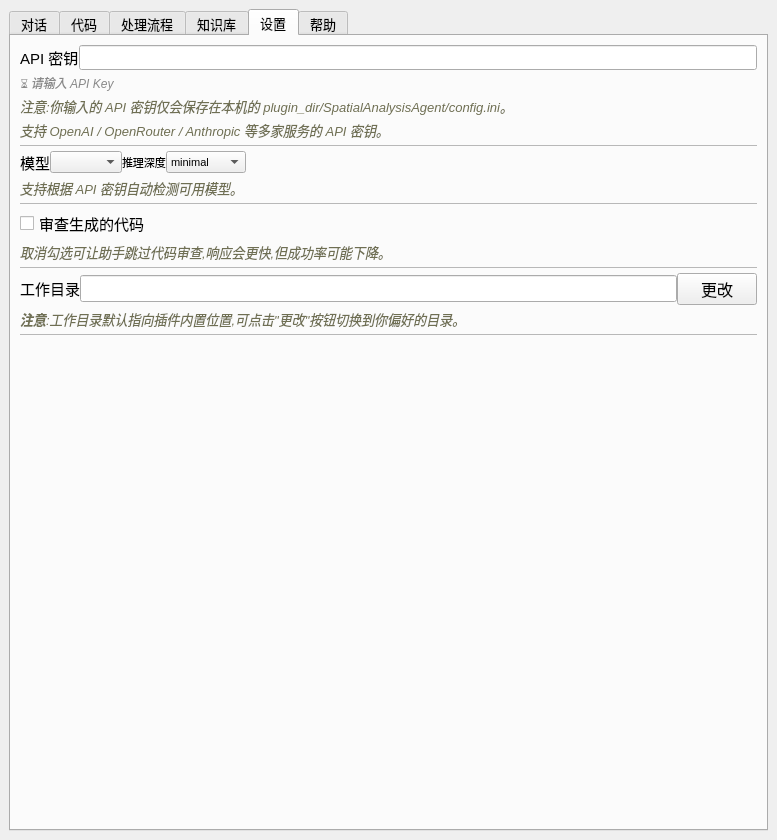
<?xml version="1.0" encoding="UTF-8"?>
<ui version="4.0">
 <class>SpatialAnalysisAgentDockWidgetBase</class>
 <widget class="QDockWidget" name="SpatialAnalysisAgentDockWidgetBase">
  <property name="geometry">
   <rect>
    <x>0</x>
    <y>0</y>
    <width>777</width>
    <height>840</height>
   </rect>
  </property>
  <property name="sizePolicy">
   <sizepolicy hsizetype="Expanding" vsizetype="Expanding">
    <horstretch>0</horstretch>
    <verstretch>0</verstretch>
   </sizepolicy>
  </property>
  <property name="minimumSize">
   <size>
    <width>600</width>
    <height>39</height>
   </size>
  </property>
  <property name="maximumSize">
   <size>
    <width>524287</width>
    <height>524287</height>
   </size>
  </property>
  <property name="windowTitle">
   <string>自主 GIS 空间分析助手</string>
  </property>
  <widget class="QWidget" name="dockWidgetContents">
   <property name="sizePolicy">
    <sizepolicy hsizetype="Expanding" vsizetype="Expanding">
     <horstretch>0</horstretch>
     <verstretch>0</verstretch>
    </sizepolicy>
   </property>
   <property name="minimumSize">
    <size>
     <width>350</width>
     <height>10</height>
    </size>
   </property>
   <layout class="QGridLayout" name="gridLayout_11">
    <item row="0" column="0">
     <widget class="QTabWidget" name="tabWidget">
      <property name="minimumSize">
       <size>
        <width>0</width>
        <height>0</height>
       </size>
      </property>
      <property name="maximumSize">
       <size>
        <width>16777215</width>
        <height>16777215</height>
       </size>
      </property>
      <property name="font">
       <font>
        <pointsize>10</pointsize>
       </font>
      </property>
      <property name="currentIndex">
       <number>4</number>
      </property>
      <widget class="QWidget" name="tab">
       <property name="font">
        <font>
         <pointsize>12</pointsize>
        </font>
       </property>
       <attribute name="title">
        <string>对话</string>
       </attribute>
       <layout class="QGridLayout" name="gridLayout">
        <item row="2" column="0" rowspan="2">
         <layout class="QHBoxLayout" name="horizontalLayout_6">
          <item>
           <widget class="QPlainTextEdit" name="data_pathLineEdit">
            <property name="sizePolicy">
             <sizepolicy hsizetype="Expanding" vsizetype="Fixed">
              <horstretch>0</horstretch>
              <verstretch>0</verstretch>
             </sizepolicy>
            </property>
            <property name="minimumSize">
             <size>
              <width>0</width>
              <height>60</height>
             </size>
            </property>
            <property name="maximumSize">
             <size>
              <width>16777215</width>
              <height>80</height>
             </size>
            </property>
            <property name="font">
             <font>
              <pointsize>10</pointsize>
             </font>
            </property>
            <property name="placeholderText">
             <string>在 QGIS 图层面板勾选一个或多个图层即可纳入分析。</string>
            </property>
           </widget>
          </item>
         </layout>
        </item>
        <item row="0" column="0">
         <layout class="QVBoxLayout" name="verticalLayout">
          <item>
           <widget class="QPlainTextEdit" name="output_text_edit">
            <property name="minimumSize">
             <size>
              <width>0</width>
              <height>0</height>
             </size>
            </property>
            <property name="font">
             <font>
              <family>Microsoft YaHei UI</family>
              <pointsize>10</pointsize>
             </font>
            </property>
            <property name="mouseTracking">
             <bool>true</bool>
            </property>
           </widget>
          </item>
          <item>
           <widget class="QTextBrowser" name="chatgpt_ans_textBrowser">
            <property name="maximumSize">
             <size>
              <width>16777215</width>
              <height>250</height>
             </size>
            </property>
            <property name="font">
             <font>
              <family>Microsoft YaHei UI</family>
              <pointsize>11</pointsize>
              <weight>50</weight>
              <bold>false</bold>
             </font>
            </property>
            <property name="mouseTracking">
             <bool>false</bool>
            </property>
            <property name="focusPolicy">
             <enum>Qt::StrongFocus</enum>
            </property>
            <property name="textInteractionFlags">
             <set>Qt::LinksAccessibleByKeyboard|Qt::LinksAccessibleByMouse|Qt::TextBrowserInteraction|Qt::TextSelectableByKeyboard|Qt::TextSelectableByMouse</set>
            </property>
            <property name="openExternalLinks">
             <bool>true</bool>
            </property>
            <property name="openLinks">
             <bool>true</bool>
            </property>
           </widget>
          </item>
          <item>
           <widget class="QPlainTextEdit" name="task_LineEdit">
            <property name="minimumSize">
             <size>
              <width>0</width>
              <height>120</height>
             </size>
            </property>
            <property name="maximumSize">
             <size>
              <width>16777215</width>
              <height>140</height>
             </size>
            </property>
            <property name="font">
             <font>
              <family>Microsoft YaHei UI</family>
              <pointsize>11</pointsize>
              <weight>75</weight>
              <bold>true</bold>
             </font>
            </property>
            <property name="placeholderText">
             <string>在此输入你的请求...</string>
            </property>
           </widget>
          </item>
         </layout>
        </item>
        <item row="4" column="0">
         <layout class="QHBoxLayout" name="horizontalLayout">
          <item>
           <widget class="QPushButton" name="run_button">
            <property name="sizePolicy">
             <sizepolicy hsizetype="Expanding" vsizetype="Fixed">
              <horstretch>3</horstretch>
              <verstretch>0</verstretch>
             </sizepolicy>
            </property>
            <property name="minimumSize">
             <size>
              <width>140</width>
              <height>34</height>
             </size>
            </property>
            <property name="font">
             <font>
              <pointsize>11</pointsize>
              <weight>75</weight>
              <bold>true</bold>
             </font>
            </property>
            <property name="text">
             <string>发送请求</string>
            </property>
            <property name="default">
             <bool>false</bool>
            </property>
           </widget>
          </item>
          <item>
           <widget class="QPushButton" name="interrupt_button">
            <property name="sizePolicy">
             <sizepolicy hsizetype="Expanding" vsizetype="Fixed">
              <horstretch>1</horstretch>
              <verstretch>0</verstretch>
             </sizepolicy>
            </property>
            <property name="minimumSize">
             <size>
              <width>80</width>
              <height>34</height>
             </size>
            </property>
            <property name="font">
             <font>
              <pointsize>10</pointsize>
              <weight>50</weight>
              <bold>false</bold>
             </font>
            </property>
            <property name="text">
             <string>中断</string>
            </property>
           </widget>
          </item>
          <item>
           <widget class="QPushButton" name="clear_textboxesBtn">
            <property name="sizePolicy">
             <sizepolicy hsizetype="Expanding" vsizetype="Fixed">
              <horstretch>1</horstretch>
              <verstretch>0</verstretch>
             </sizepolicy>
            </property>
            <property name="minimumSize">
             <size>
              <width>70</width>
              <height>34</height>
             </size>
            </property>
            <property name="font">
             <font>
              <pointsize>10</pointsize>
             </font>
            </property>
            <property name="text">
             <string>清空</string>
            </property>
           </widget>
          </item>
         </layout>
        </item>
       </layout>
      </widget>
      <widget class="QWidget" name="Code_Editor">
       <attribute name="title">
        <string>代码</string>
       </attribute>
       <layout class="QGridLayout" name="gridLayout_3">
        <item row="0" column="0">
         <layout class="QHBoxLayout" name="horizontalLayout_2">
          <item>
           <widget class="QPushButton" name="Run_Generated_code">
            <property name="font">
             <font>
              <pointsize>9</pointsize>
             </font>
            </property>
            <property name="text">
             <string>运行代码</string>
            </property>
           </widget>
          </item>
          <item>
           <widget class="QPushButton" name="save_code_button">
            <property name="font">
             <font>
              <pointsize>9</pointsize>
             </font>
            </property>
            <property name="text">
             <string>另存为 Python 文件</string>
            </property>
           </widget>
          </item>
          <item>
           <widget class="QPushButton" name="open_code_button">
            <property name="font">
             <font>
              <pointsize>9</pointsize>
             </font>
            </property>
            <property name="text">
             <string>打开文件</string>
            </property>
           </widget>
          </item>
          <item>
           <spacer name="horizontalSpacer_3">
            <property name="orientation">
             <enum>Qt::Horizontal</enum>
            </property>
            <property name="sizeHint" stdset="0">
             <size>
              <width>40</width>
              <height>20</height>
             </size>
            </property>
           </spacer>
          </item>
         </layout>
        </item>
        <item row="1" column="0">
         <widget class="QPlainTextEdit" name="CodeEditor">
          <property name="font">
           <font>
            <pointsize>11</pointsize>
           </font>
          </property>
          <property name="frameShape">
           <enum>QFrame::WinPanel</enum>
          </property>
          <property name="frameShadow">
           <enum>QFrame::Sunken</enum>
          </property>
          <property name="lineWidth">
           <number>3</number>
          </property>
         </widget>
        </item>
        <item row="2" column="0">
         <layout class="QVBoxLayout" name="verticalLayout_3">
          <item>
           <widget class="QTabWidget" name="tabWidget_2">
            <property name="sizePolicy">
             <sizepolicy hsizetype="Expanding" vsizetype="Fixed">
              <horstretch>0</horstretch>
              <verstretch>0</verstretch>
             </sizepolicy>
            </property>
            <property name="font">
             <font>
              <pointsize>9</pointsize>
             </font>
            </property>
            <property name="currentIndex">
             <number>0</number>
            </property>
            <widget class="QWidget" name="tab_5">
             <property name="font">
              <font>
               <pointsize>9</pointsize>
              </font>
             </property>
             <attribute name="title">
              <string>输出窗口</string>
             </attribute>
             <layout class="QGridLayout" name="gridLayout_10">
              <item row="0" column="0">
               <widget class="QPlainTextEdit" name="execution_output_text_edit">
                <property name="sizePolicy">
                 <sizepolicy hsizetype="Expanding" vsizetype="Fixed">
                  <horstretch>0</horstretch>
                  <verstretch>0</verstretch>
                 </sizepolicy>
                </property>
                <property name="font">
                 <font>
                  <pointsize>11</pointsize>
                 </font>
                </property>
                <property name="frameShape">
                 <enum>QFrame::WinPanel</enum>
                </property>
                <property name="lineWidth">
                 <number>3</number>
                </property>
                <property name="plainText">
                 <string/>
                </property>
               </widget>
              </item>
             </layout>
            </widget>
           </widget>
          </item>
          <item>
           <layout class="QHBoxLayout" name="horizontalLayout_5">
            <item>
             <widget class="QPushButton" name="clear_code_editorBtn">
              <property name="maximumSize">
               <size>
                <width>80</width>
                <height>35</height>
               </size>
              </property>
              <property name="font">
               <font>
                <pointsize>9</pointsize>
               </font>
              </property>
              <property name="text">
               <string>Clear</string>
              </property>
             </widget>
            </item>
            <item>
             <spacer name="horizontalSpacer_2">
              <property name="orientation">
               <enum>Qt::Horizontal</enum>
              </property>
              <property name="sizeHint" stdset="0">
               <size>
                <width>40</width>
                <height>20</height>
               </size>
              </property>
             </spacer>
            </item>
           </layout>
          </item>
         </layout>
        </item>
       </layout>
      </widget>
      <widget class="QWidget" name="tab_2">
       <property name="font">
        <font>
         <family>Microsoft YaHei UI</family>
         <pointsize>12</pointsize>
        </font>
       </property>
       <attribute name="title">
        <string>处理流程</string>
       </attribute>
       <layout class="QGridLayout" name="gridLayout_2">
        <item row="0" column="0">
         <layout class="QGridLayout" name="gridLayout_5">
          <item row="0" column="0">
           <widget class="QWidget" name="graph_widget" native="true">
            <property name="maximumSize">
             <size>
              <width>16777215</width>
              <height>800</height>
             </size>
            </property>
           </widget>
          </item>
         </layout>
        </item>
       </layout>
      </widget>
      <widget class="QWidget" name="tab_4">
       <property name="font">
        <font>
         <family>Microsoft YaHei UI</family>
         <pointsize>12</pointsize>
        </font>
       </property>
       <attribute name="title">
        <string>知识库</string>
       </attribute>
       <layout class="QGridLayout" name="gridLayout_6">
        <item row="0" column="0">
         <layout class="QGridLayout" name="gridLayout_4">
          <item row="0" column="0">
           <widget class="QWidget" name="report_widget" native="true"/>
          </item>
         </layout>
        </item>
       </layout>
      </widget>
      <widget class="QWidget" name="Settings">
       <property name="font">
        <font>
         <family>Microsoft YaHei UI</family>
         <pointsize>12</pointsize>
        </font>
       </property>
       <attribute name="title">
        <string>设置</string>
       </attribute>
       <layout class="QGridLayout" name="gridLayout_9">
        <property name="verticalSpacing">
         <number>4</number>
        </property>
        <property name="horizontalSpacing">
         <number>6</number>
        </property>
        <item row="10" column="0">
         <widget class="QLabel" name="label_7">
          <property name="font">
           <font>
            <family>Microsoft YaHei UI</family>
            <pointsize>10</pointsize>
           </font>
          </property>
          <property name="text">
           <string>&lt;html&gt;&lt;head/&gt;&lt;body&gt;&lt;p&gt;&lt;span style=&quot; font-style:italic; color:#6f6f53;&quot;&gt;取消勾选可让助手跳过代码审查,响应会更快,但成功率可能下降。&lt;/span&gt;&lt;/p&gt;&lt;/body&gt;&lt;/html&gt;</string>
          </property>
          <property name="wordWrap">
           <bool>true</bool>
          </property>
         </widget>
        </item>
        <item row="11" column="0">
         <widget class="Line" name="line_3">
          <property name="font">
           <font>
            <family>Microsoft YaHei UI</family>
            <pointsize>12</pointsize>
            <weight>75</weight>
            <bold>true</bold>
           </font>
          </property>
          <property name="lineWidth">
           <number>0</number>
          </property>
          <property name="midLineWidth">
           <number>1</number>
          </property>
          <property name="orientation">
           <enum>Qt::Horizontal</enum>
          </property>
         </widget>
        </item>
        <item row="2" column="0">
         <widget class="QLabel" name="label_4">
          <property name="sizePolicy">
           <sizepolicy hsizetype="Preferred" vsizetype="Preferred">
            <horstretch>0</horstretch>
            <verstretch>0</verstretch>
           </sizepolicy>
          </property>
          <property name="minimumSize">
           <size>
            <width>0</width>
            <height>2</height>
           </size>
          </property>
          <property name="font">
           <font>
            <family>Microsoft YaHei UI</family>
            <pointsize>10</pointsize>
           </font>
          </property>
          <property name="text">
           <string>&lt;html&gt;&lt;head/&gt;&lt;body&gt;&lt;p&gt;&lt;span style=&quot; font-style:italic; color:#6f6f53;&quot;&gt;注意:你输入的 API 密钥仅会保存在本机的 plugin_dir/SpatialAnalysisAgent/config.ini。&lt;/span&gt;&lt;/p&gt;&lt;/body&gt;&lt;/html&gt;</string>
          </property>
          <property name="wordWrap">
           <bool>true</bool>
          </property>
         </widget>
        </item>
        <item row="13" column="0">
         <widget class="QLabel" name="label">
          <property name="font">
           <font>
            <family>Microsoft YaHei UI</family>
            <pointsize>10</pointsize>
           </font>
          </property>
          <property name="text">
           <string>&lt;html&gt;&lt;head/&gt;&lt;body&gt;&lt;p&gt;&lt;span style=&quot; font-weight:600; font-style:italic; color:#6f6f53;&quot;&gt;注意&lt;/span&gt;&lt;span style=&quot; font-style:italic; color:#6f6f53;&quot;&gt;:工作目录默认指向插件内置位置,可点击&amp;quot;更改&amp;quot;按钮切换到你偏好的目录。&lt;/span&gt;&lt;/p&gt;&lt;/body&gt;&lt;/html&gt;</string>
          </property>
          <property name="wordWrap">
           <bool>true</bool>
          </property>
         </widget>
        </item>
        <item row="9" column="0">
         <widget class="QCheckBox" name="review_checkbox">
          <property name="font">
           <font>
            <family>Microsoft YaHei UI</family>
            <pointsize>11</pointsize>
           </font>
          </property>
          <property name="text">
           <string>审查生成的代码</string>
          </property>
          <property name="checked">
           <bool>false</bool>
          </property>
         </widget>
        </item>
        <item row="8" column="0">
         <widget class="Line" name="line">
          <property name="font">
           <font>
            <family>Microsoft YaHei UI</family>
            <pointsize>12</pointsize>
            <weight>75</weight>
            <bold>true</bold>
           </font>
          </property>
          <property name="lineWidth">
           <number>0</number>
          </property>
          <property name="midLineWidth">
           <number>1</number>
          </property>
          <property name="orientation">
           <enum>Qt::Horizontal</enum>
          </property>
         </widget>
        </item>
        <item row="7" column="0">
         <widget class="QLabel" name="label_8">
          <property name="font">
           <font>
            <family>Microsoft YaHei UI</family>
            <pointsize>10</pointsize>
           </font>
          </property>
          <property name="text">
           <string>&lt;html&gt;&lt;head/&gt;&lt;body&gt;&lt;p&gt;&lt;span style=&quot; font-style:italic; color:#6f6f53;&quot;&gt;支持根据 API 密钥自动检测可用模型。&lt;/span&gt;&lt;/p&gt;&lt;/body&gt;&lt;/html&gt;</string>
          </property>
          <property name="wordWrap">
           <bool>true</bool>
          </property>
          <property name="openExternalLinks">
           <bool>true</bool>
          </property>
         </widget>
        </item>
        <item row="5" column="0">
         <layout class="QHBoxLayout" name="horizontalLayout_8">
          <item>
           <layout class="QHBoxLayout" name="horizontalLayout_7">
            <item>
             <widget class="QLabel" name="label_2">
              <property name="sizePolicy">
               <sizepolicy hsizetype="Preferred" vsizetype="Preferred">
                <horstretch>0</horstretch>
                <verstretch>0</verstretch>
               </sizepolicy>
              </property>
              <property name="maximumSize">
               <size>
                <width>16777215</width>
                <height>16777215</height>
               </size>
              </property>
              <property name="font">
               <font>
                <family>Microsoft YaHei UI</family>
                <pointsize>11</pointsize>
               </font>
              </property>
              <property name="inputMethodHints">
               <set>Qt::ImhNone</set>
              </property>
              <property name="text">
               <string>&lt;html&gt;&lt;head/&gt;&lt;body&gt;&lt;p&gt;模型&lt;/p&gt;&lt;/body&gt;&lt;/html&gt;</string>
              </property>
              <property name="wordWrap">
               <bool>true</bool>
              </property>
             </widget>
            </item>
            <item>
             <widget class="QComboBox" name="modelNameComboBox">
              <property name="sizePolicy">
               <sizepolicy hsizetype="Preferred" vsizetype="Fixed">
                <horstretch>0</horstretch>
                <verstretch>0</verstretch>
               </sizepolicy>
              </property>
              <property name="maximumSize">
               <size>
                <width>16777215</width>
                <height>16777215</height>
               </size>
              </property>
              <property name="font">
               <font>
                <family>Microsoft YaHei UI</family>
                <pointsize>8</pointsize>
               </font>
              </property>
             </widget>
            </item>
           </layout>
          </item>
          <item>
           <widget class="QLabel" name="reasoningEffortLabel">
            <property name="sizePolicy">
             <sizepolicy hsizetype="Fixed" vsizetype="Preferred">
              <horstretch>0</horstretch>
              <verstretch>0</verstretch>
             </sizepolicy>
            </property>
            <property name="font">
             <font>
              <family>Microsoft YaHei UI</family>
              <pointsize>8</pointsize>
             </font>
            </property>
            <property name="text">
             <string>&lt;html&gt;&lt;head/&gt;&lt;body&gt;&lt;p&gt;推理深度&lt;/p&gt;&lt;/body&gt;&lt;/html&gt;</string>
            </property>
            <property name="wordWrap">
             <bool>true</bool>
            </property>
           </widget>
          </item>
          <item>
           <widget class="QComboBox" name="reasoningEffortComboBox">
            <property name="sizePolicy">
             <sizepolicy hsizetype="Preferred" vsizetype="Fixed">
              <horstretch>0</horstretch>
              <verstretch>0</verstretch>
             </sizepolicy>
            </property>
            <property name="minimumSize">
             <size>
              <width>80</width>
              <height>0</height>
             </size>
            </property>
            <property name="maximumSize">
             <size>
              <width>16777215</width>
              <height>16777215</height>
             </size>
            </property>
            <property name="font">
             <font>
              <family>Microsoft YaHei UI</family>
              <pointsize>8</pointsize>
             </font>
            </property>
            <item>
             <property name="text">
              <string>minimal</string>
             </property>
            </item>
            <item>
             <property name="text">
              <string>low</string>
             </property>
            </item>
            <item>
             <property name="text">
              <string>medium</string>
             </property>
            </item>
            <item>
             <property name="text">
              <string>high</string>
             </property>
            </item>
           </widget>
          </item>
          <item>
           <spacer name="horizontalSpacer_4">
            <property name="orientation">
             <enum>Qt::Horizontal</enum>
            </property>
            <property name="sizeHint" stdset="0">
             <size>
              <width>40</width>
              <height>20</height>
             </size>
            </property>
           </spacer>
          </item>
         </layout>
        </item>
        <item row="4" column="0">
         <widget class="Line" name="line_2">
          <property name="font">
           <font>
            <family>Microsoft YaHei UI</family>
            <pointsize>12</pointsize>
            <weight>75</weight>
            <bold>true</bold>
           </font>
          </property>
          <property name="lineWidth">
           <number>0</number>
          </property>
          <property name="midLineWidth">
           <number>1</number>
          </property>
          <property name="orientation">
           <enum>Qt::Horizontal</enum>
          </property>
         </widget>
        </item>
        <item row="0" column="0">
         <layout class="QHBoxLayout" name="horizontalLayout_3">
          <item>
           <widget class="QLabel" name="label_3">
            <property name="sizePolicy">
             <sizepolicy hsizetype="Fixed" vsizetype="Preferred">
              <horstretch>0</horstretch>
              <verstretch>0</verstretch>
             </sizepolicy>
            </property>
            <property name="maximumSize">
             <size>
              <width>16777215</width>
              <height>30</height>
             </size>
            </property>
            <property name="font">
             <font>
              <family>Microsoft YaHei UI</family>
              <pointsize>11</pointsize>
              <weight>75</weight>
              <bold>true</bold>
             </font>
            </property>
            <property name="text">
             <string>&lt;html&gt;&lt;head/&gt;&lt;body&gt;&lt;p&gt;&lt;span style=&quot; font-weight:400;&quot;&gt;API 密钥&lt;/span&gt;&lt;/p&gt;&lt;/body&gt;&lt;/html&gt;</string>
            </property>
           </widget>
          </item>
          <item>
           <widget class="QgsPasswordLineEdit" name="OpenAI_key_LineEdit">
            <property name="maximumSize">
             <size>
              <width>16777215</width>
              <height>25</height>
             </size>
            </property>
           </widget>
          </item>
         </layout>
        </item>
        <item row="1" column="0">
         <widget class="QLabel" name="provider_status_label">
          <property name="font">
           <font>
            <family>Microsoft YaHei UI</family>
            <pointsize>9</pointsize>
           </font>
          </property>
          <property name="text">
           <string>&lt;html&gt;&lt;head/&gt;&lt;body&gt;&lt;p&gt;&lt;span style=&quot; font-style:italic; color:#888888;&quot;&gt;⏳ 请输入 API Key&lt;/span&gt;&lt;/p&gt;&lt;/body&gt;&lt;/html&gt;</string>
          </property>
          <property name="wordWrap">
           <bool>true</bool>
          </property>
         </widget>
        </item>
        <item row="12" column="0">
         <layout class="QHBoxLayout" name="horizontalLayout_4">
          <item>
           <widget class="QLabel" name="label_5">
            <property name="sizePolicy">
             <sizepolicy hsizetype="Fixed" vsizetype="Fixed">
              <horstretch>0</horstretch>
              <verstretch>0</verstretch>
             </sizepolicy>
            </property>
            <property name="maximumSize">
             <size>
              <width>16777215</width>
              <height>16777215</height>
             </size>
            </property>
            <property name="font">
             <font>
              <family>Microsoft YaHei UI</family>
              <pointsize>11</pointsize>
             </font>
            </property>
            <property name="inputMethodHints">
             <set>Qt::ImhNone</set>
            </property>
            <property name="text">
             <string>&lt;html&gt;&lt;head/&gt;&lt;body&gt;&lt;p&gt;工作目录&lt;/p&gt;&lt;/body&gt;&lt;/html&gt;</string>
            </property>
            <property name="wordWrap">
             <bool>true</bool>
            </property>
           </widget>
          </item>
          <item>
           <widget class="QLineEdit" name="workspace_directoryLineEdit2">
            <property name="sizePolicy">
             <sizepolicy hsizetype="Expanding" vsizetype="Fixed">
              <horstretch>0</horstretch>
              <verstretch>0</verstretch>
             </sizepolicy>
            </property>
           </widget>
          </item>
          <item>
           <widget class="QPushButton" name="select_workspace_Btn">
            <property name="maximumSize">
             <size>
              <width>16777215</width>
              <height>16777215</height>
             </size>
            </property>
            <property name="text">
             <string>更改</string>
            </property>
           </widget>
          </item>
         </layout>
        </item>
        <item row="3" column="0">
         <widget class="QLabel" name="label_10">
          <property name="font">
           <font>
            <family>Microsoft YaHei UI</family>
            <pointsize>10</pointsize>
           </font>
          </property>
          <property name="text">
           <string>&lt;html&gt;&lt;head/&gt;&lt;body&gt;&lt;p&gt;&lt;span style=&quot; font-style:italic; color:#6f6f53;&quot;&gt;支持 OpenAI / OpenRouter / Anthropic 等多家服务的 API 密钥。&lt;/span&gt;&lt;/p&gt;&lt;/body&gt;&lt;/html&gt;</string>
          </property>
          <property name="wordWrap">
           <bool>true</bool>
          </property>
          <property name="openExternalLinks">
           <bool>true</bool>
          </property>
         </widget>
        </item>
        <item row="14" column="0">
         <widget class="Line" name="line_4">
          <property name="autoFillBackground">
           <bool>false</bool>
          </property>
          <property name="frameShadow">
           <enum>QFrame::Sunken</enum>
          </property>
          <property name="lineWidth">
           <number>0</number>
          </property>
          <property name="midLineWidth">
           <number>1</number>
          </property>
          <property name="orientation">
           <enum>Qt::Horizontal</enum>
          </property>
         </widget>
        </item>
        <item row="20" column="0">
         <spacer name="settingsBottomSpacer">
          <property name="orientation">
           <enum>Qt::Vertical</enum>
          </property>
          <property name="sizeHint" stdset="0">
           <size>
            <width>20</width>
            <height>40</height>
           </size>
          </property>
         </spacer>
        </item>
       </layout>
      </widget>
      <widget class="QWidget" name="tab_3">
       <property name="font">
        <font>
         <family>Microsoft YaHei UI</family>
         <pointsize>12</pointsize>
        </font>
       </property>
       <attribute name="title">
        <string>帮助</string>
       </attribute>
       <layout class="QGridLayout" name="gridLayout_8">
        <item row="0" column="0">
         <layout class="QGridLayout" name="gridLayout_7">
          <item row="0" column="0">
           <widget class="QTextBrowser" name="textBrowser_2">
            <property name="html">
             <string>&lt;html&gt;&lt;body style=&quot; font-family:'Microsoft YaHei UI'; font-size:11pt; color:#3D3929;&quot;&gt;

&lt;h2 style=&quot;color:#3D3929; margin-bottom:6px;&quot;&gt;Spatial Analysis Agent 使用说明&lt;/h2&gt;
&lt;p style=&quot;color:#6B6759; margin-top:0px;&quot;&gt;基于大模型的 QGIS 空间分析助手 — 用自然语言驱动 GIS 工作流。&lt;/p&gt;
&lt;hr style=&quot;border:none; border-top:1px solid #E5E4DD; margin:10px 0;&quot;/&gt;

&lt;h3 style=&quot;color:#3D3929;&quot;&gt;一、首次配置&lt;/h3&gt;
&lt;ol&gt;
  &lt;li&gt;打开&lt;b&gt;「设置」&lt;/b&gt;选项卡,把你的 API 密钥粘贴到 &lt;b&gt;API 密钥&lt;/b&gt; 框中。
      支持 OpenAI / OpenRouter / Anthropic 等服务,系统会根据密钥前缀自动识别。&lt;/li&gt;
  &lt;li&gt;在 &lt;b&gt;模型&lt;/b&gt; 下拉里选择一个可用模型(已根据 API 密钥过滤)。&lt;/li&gt;
  &lt;li&gt;首次启动时,如果检测到缺失的 Python 依赖包,会自动弹窗提示安装,点&lt;b&gt;「是」&lt;/b&gt;即可。&lt;/li&gt;
  &lt;li&gt;如需更换输出目录,在 &lt;b&gt;工作目录&lt;/b&gt; 行点&lt;b&gt;「更改」&lt;/b&gt;选择路径。&lt;/li&gt;
&lt;/ol&gt;

&lt;h3 style=&quot;color:#3D3929;&quot;&gt;二、各页面功能&lt;/h3&gt;
&lt;ul&gt;
  &lt;li&gt;&lt;b&gt;对话&lt;/b&gt; — 主交互页。在底部输入框写下你的分析需求,点
      &lt;span style=&quot;color:#D97757; font-weight:600;&quot;&gt;发送请求&lt;/span&gt;。
      助手会理解任务、生成代码、执行并把结果加入图层面板。&lt;/li&gt;
  &lt;li&gt;&lt;b&gt;代码&lt;/b&gt; — 查看/编辑/手动运行助手生成的 Python 代码,可保存为 .py 文件。&lt;/li&gt;
  &lt;li&gt;&lt;b&gt;处理流程&lt;/b&gt; — 以图形方式展示助手的求解步骤拓扑。&lt;/li&gt;
  &lt;li&gt;&lt;b&gt;知识库&lt;/b&gt; — 写入项目特定知识(字段含义、命名约定、单位规则等),
      助手在每次任务中会优先参考。也可上传 PDF / DOCX / CSV 等参考文档。&lt;/li&gt;
  &lt;li&gt;&lt;b&gt;设置&lt;/b&gt; — API 密钥、模型选择、推理深度、工作目录。&lt;/li&gt;
&lt;/ul&gt;

&lt;h3 style=&quot;color:#3D3929;&quot;&gt;三、基本操作&lt;/h3&gt;
&lt;ul&gt;
  &lt;li&gt;在 QGIS 主界面&lt;b&gt;勾选&lt;/b&gt;一个或多个图层 → 它们会被自动纳入本次分析的输入数据。&lt;/li&gt;
  &lt;li&gt;在请求框写明你的目标,例如&lt;br/&gt;
      &lt;code style=&quot;background:#F0EEE6; padding:2px 6px; border-radius:3px;&quot;&gt;
      把所选耕地图层按 1km 网格栅格化,输出每格的总面积&lt;/code&gt;&lt;/li&gt;
  &lt;li&gt;助手返回方案后,可点&lt;b&gt;「确认执行」&lt;/b&gt;直接跑,或&lt;b&gt;「我有修改」&lt;/b&gt;追加补充要求。&lt;/li&gt;
  &lt;li&gt;任务执行中可随时按&lt;b&gt;「中断」&lt;/b&gt;停止;按&lt;b&gt;「清空」&lt;/b&gt;清理输入和对话历史。&lt;/li&gt;
&lt;/ul&gt;

&lt;h3 style=&quot;color:#3D3929;&quot;&gt;四、提示与建议&lt;/h3&gt;
&lt;ul&gt;
  &lt;li&gt;描述任务时,&lt;b&gt;指明输入图层、需要的输出和具体参数&lt;/b&gt;,助手成功率会显著提高。&lt;/li&gt;
  &lt;li&gt;对项目里经常用到的字段含义,提前写到&lt;b&gt;知识库&lt;/b&gt;,避免每次重复解释。&lt;/li&gt;
  &lt;li&gt;复杂任务推荐保持&lt;b&gt;「审查生成的代码」&lt;/b&gt;勾选,响应稍慢但成功率更高。&lt;/li&gt;
  &lt;li&gt;API 密钥仅保存在本机 &lt;code style=&quot;background:#F0EEE6; padding:1px 4px; border-radius:3px;&quot;&gt;plugin_dir/SpatialAnalysisAgent/config.ini&lt;/code&gt;,不会上传。&lt;/li&gt;
  &lt;li&gt;&lt;b&gt;自定义模型列表:&lt;/b&gt;编辑
      &lt;code style=&quot;background:#F0EEE6; padding:1px 4px; border-radius:3px;&quot;&gt;plugin_dir/SpatialAnalysisAgent/models.toml&lt;/code&gt;
      可以新增/删除模型、增加新的 provider、调整 API 密钥识别前缀。文件内含注释和示例,
      改完&lt;b&gt;重启 QGIS&lt;/b&gt;即生效;文件损坏会自动回退到内置默认值,不会让插件崩。&lt;/li&gt;
&lt;/ul&gt;

&lt;hr style=&quot;border:none; border-top:1px solid #E5E4DD; margin:14px 0;&quot;/&gt;
&lt;p&gt;&lt;b&gt;项目主页:&lt;/b&gt;
&lt;a href=&quot;https://github.com/lynn16t/GISCopilot&quot; style=&quot;color:#1f6feb; text-decoration:underline;&quot;&gt;
https://github.com/lynn16t/GISCopilot&lt;/a&gt;&lt;/p&gt;
&lt;p style=&quot;color:#9C9789; font-size:10pt;&quot;&gt;遇到问题或建议,欢迎在 GitHub 仓库提 Issue。&lt;/p&gt;

&lt;/body&gt;&lt;/html&gt;</string>
            </property>
            <property name="openExternalLinks">
             <bool>true</bool>
            </property>
           </widget>
          </item>
         </layout>
        </item>
       </layout>
      </widget>
     </widget>
    </item>
   </layout>
  </widget>
 </widget>
 <customwidgets>
  <customwidget>
   <class>QgsPasswordLineEdit</class>
   <extends>QLineEdit</extends>
   <header>qgspasswordlineedit.h</header>
  </customwidget>
 </customwidgets>
 <resources/>
 <connections/>
</ui>
